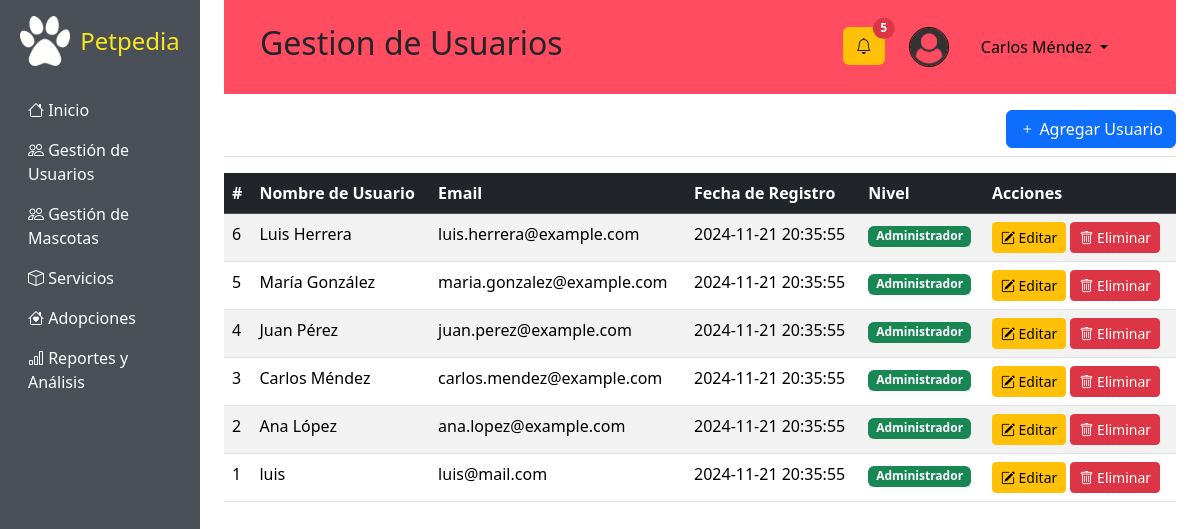
The app's page /users.php (signed in) with its own data.
### tables this page shows
CREATE TABLE users (
    user_id INT NOT NULL AUTO_INCREMENT,
    username VARCHAR(50) NOT NULL,
    email VARCHAR(100) UNIQUE NOT NULL,
    password VARCHAR(255) NOT NULL,
    level TINYINT NOT NULL,
    created_at DATETIME DEFAULT CURRENT_TIMESTAMP,
    user_img VARCHAR(100),    PRIMARY KEY (user_id)
);

### users.php (the view, shortened to what this page needs)
<?php
  include "./php/conexion.php";
  $sql="select * from users order by user_id DESC";
  $res=$conexion->query($sql)or die($conexion->error);
?>
<!DOCTYPE html>
<html lang="en">
  <head>
    <link
      href="https://cdn.jsdelivr.net/npm/bootstrap@5.3.2/dist/css/bootstrap.min.css"
      rel="stylesheet"
    />
    <link href="https://cdn.jsdelivr.net/npm/bootstrap-icons/font/bootstrap-icons.css" rel="stylesheet">
  </head>
  <body>
    <div class="container-fluid">
      <div class="row">
        <?php include "./layouts/aside.php" ?>
        <main class="col-md-9 ms-sm-auto col-lg-10 px-md-4">
        <?php include "./layouts/header.php" ?>
            <div class="d-flex justify-content-end flex-wrap flex-md-nowrap align-items-center pt-3 pb-2 mb-3 border-bottom">
              <button class="btn btn-primary" data-bs-toggle="modal" data-bs-target="#addUserModal">
                <i class="bi bi-plus"></i> Agregar Usuario
              </button>
            </div>
            <div class="table-responsive">
              <table class="table table-striped table-hover">
                <thead class="table-dark">
                  <tr>
                    <th>#</th>
                    <th>Nombre de Usuario</th>
                    <th>Email</th>
                    <th>Fecha de Registro</th>
                    <th>Nivel</th>
                    <th>Acciones</th>
                  </tr>
                </thead>
                <tbody>
                  <?php
                    while($fila=mysqli_fetch_array($res)){
                  ?>
                  <tr>
                    <td><?php echo $fila['user_id']  ?></td>
                    <td><?php echo $fila['username']  ?></td>
                    <td><?php echo $fila['email']  ?></td>
                    <td><?php echo $fila['created_at']  ?></td>
                    <td><?php
                      if($fila['level']==1){
                        echo '<span class="badge bg-success">Administrador</span>';
                      }
                      else{echo '<span class="badge bg-dark">Usuario</span>';}
                    ?></td>
                    <td>
                       <button class="btn btn-sm btn-warning btnEdit"
        data-id="<?php echo $fila['user_id']; ?>"
        data-username="<?php echo $fila['username']; ?>"
        data-mail="<?php echo $fila['email']; ?>"
        data-bs-toggle="modal"
        data-bs-target="#EditUserModal">
    <i class="bi bi-pencil-square"></i> Editar
</button>
  <button class="btn btn-sm btn-danger btnEliminar"
        data-id="<?php echo $fila['user_id']; ?>"
        data-bs-toggle="modal"
        data-bs-target="#deleteUserModal">
    <i class="bi bi-trash"></i> Eliminar
</button>
                    </td>
                  </tr>
                  <?php
                    }
                  ?>
                </tbody>
              </table>
            </div>
          </main>
        </div>
      </div>
  </body>
</html>

### records on screen
users: user_id "6", username "Luis Herrera", email "luis.herrera@example.com", created_at "2024-11-21 20:35:55", level "Administrador"
users: user_id "5", username "María González", email "maria.gonzalez@example.com", created_at "2024-11-21 20:35:55", level "Administrador"
users: user_id "4", username "Juan Pérez", email "juan.perez@example.com", created_at "2024-11-21 20:35:55", level "Administrador"
users: user_id "3", username "Carlos Méndez", email "carlos.mendez@example.com", created_at "2024-11-21 20:35:55", level "Administrador"
users: user_id "2", username "Ana López", email "ana.lopez@example.com", created_at "2024-11-21 20:35:55", level "Administrador"
users: user_id "1", username "luis", email "luis@mail.com", created_at "2024-11-21 20:35:55", level "Administrador"

### other values on screen
$title "Gestion de Usuarios"
$user['nombre'] "Carlos Méndez"
